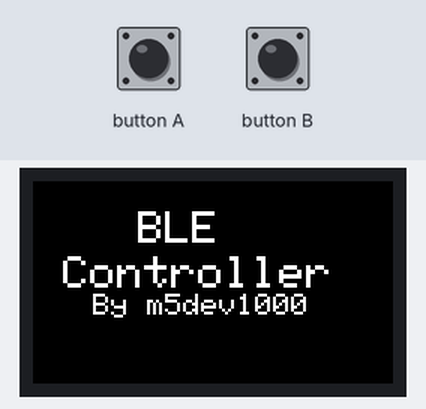
A sketch run on a simulated ESP32. On the bench: 240×135 colour display. USB keyboard and mouse output is not drawn.

Above: at 0.2 s.

The sketch:

BLUETOOTH_CONTROLLER.ino
```cpp
#include <M5StickCPlus2.h>
#include <BleKeyboard.h>

BleKeyboard bleKeyboard("M5Stick", "M5Stack", 100); // Name, Manufacturer, Battery Level

void setup() {
  // Initialize M5StickC Plus2
  M5.begin();

  // Initialize BLE Keyboard
  bleKeyboard.begin();
}

void loop() {
  // Update M5StickC Plus2 button states
  M5.Lcd.setRotation(3);
  M5.Lcd.setTextColor(WHITE);
  M5.Lcd.setTextSize(3);
  M5.Lcd.setCursor(70, 20);
  M5.Lcd.print("BLE");
  M5.Lcd.setCursor(20, 50);
  M5.Lcd.print("Controller");
  M5.Lcd.setTextSize(2);
  M5.Lcd.setCursor(40, 75);
  M5.Lcd.print("By m5dev1000");
  M5.update();

  // Check if BLE is connected
  if (bleKeyboard.isConnected()) {
    // Check if the A button was pressed
    if (M5.BtnA.wasPressed()) {
      // Send play/pause media key
      bleKeyboard.write(KEY_MEDIA_PLAY_PAUSE);

      // Optional: Add a delay to avoid multiple triggers from one press
      delay(200);
    }
        if (M5.BtnB.wasPressed()) {
      // Send the next track media key
      bleKeyboard.write(KEY_MEDIA_NEXT_TRACK);

      // Optional: Add a delay to avoid multiple triggers from one press
      delay(200);
    }
        if (M5.BtnPWR.wasPressed()) {
      // Send the previous track media key
      bleKeyboard.write(KEY_MEDIA_PREVIOUS_TRACK);

      // Optional: Add a delay to avoid multiple triggers from one press
      delay(200);
    }
  }
}
```
